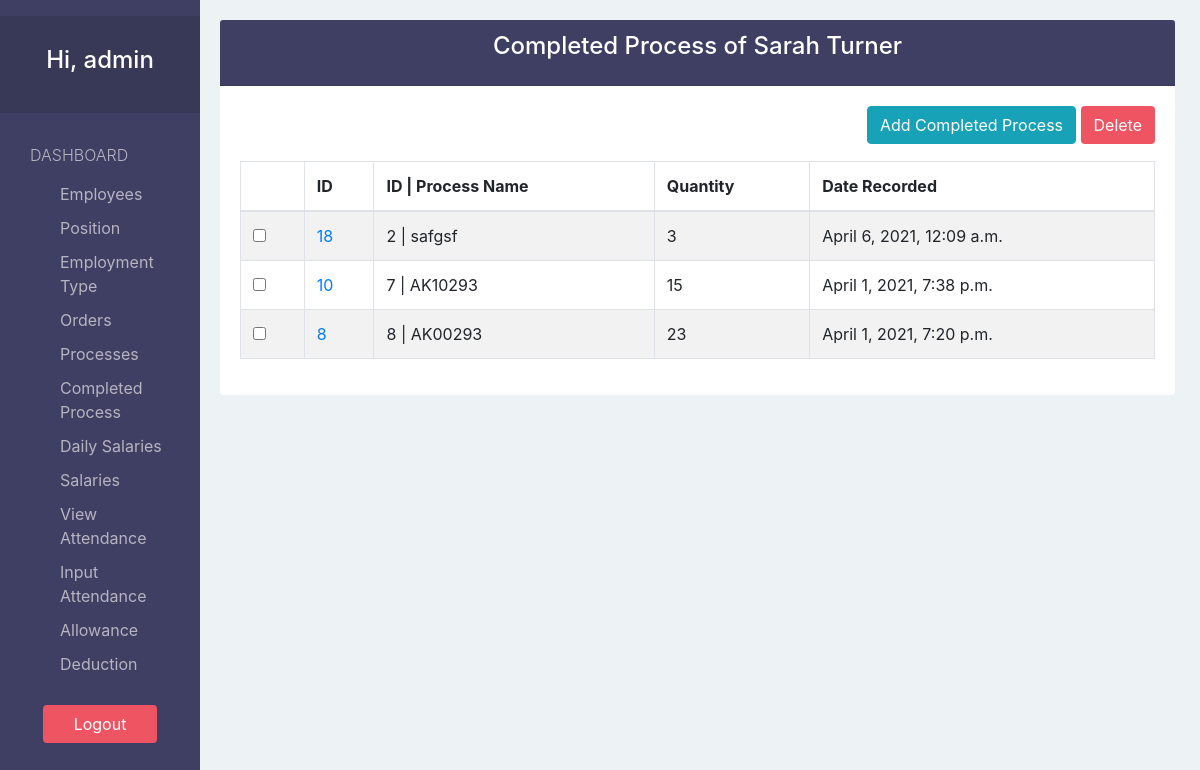
Screenshot of /payrollApp/completedProcess/employee/5/ (signed in) with the database file from the repository.
### payrollApp/models.py (models this page shows, shortened)
class Employee(models.Model):
  firstName      = models.CharField(max_length=30)
  lastName       = models.CharField(max_length=30, blank=True, null=True)
  phoneNumber    = models.CharField(max_length=15, blank=True, null=True)
  email          = models.CharField(max_length=100, blank=True, null=True)
  address        = models.CharField(max_length=200, blank=True, null=True)
  positionID     = models.ForeignKey('Position', default=None, null=True, on_delete=models.SET_DEFAULT, blank=True)
  employmentTypeID = models.ForeignKey('EmploymentType', default=None, null=True, on_delete=models.SET_DEFAULT, blank=True)
  hireDate       = models.DateTimeField(auto_now_add=True)
  terminationDate= models.DateTimeField(blank=True, null=True)
  notes          = models.TextField(blank=True, null=True)
  def __str__(self):
    if self.lastName:
      return str(self.id)+" | "+self.firstName.capitalize()+" "+self.lastName.capitalize()
    else:
      return str(self.id)+" | "+self.firstName.capitalize()

class CompletedProcess(models.Model):
  processID     = models.ForeignKey('Process', default=None, null=True, on_delete=models.SET_DEFAULT)
  employeeID    = models.ForeignKey('Employee', default=None, null=True, on_delete=models.SET_DEFAULT)
  quantity      = models.PositiveIntegerField(validators=[MinValueValidator(1, message="Quantity can't be less than 1")])
  dateRecorded  = models.DateTimeField(auto_now_add=True)

class Process(models.Model):
  orderID     = models.ForeignKey('Order', default=None, null=True, on_delete=models.SET_DEFAULT)
  name        = models.CharField(max_length=200)
  price       = models.DecimalField(decimal_places=2, max_digits=100, validators=[MinValueValidator(0, message="Price can't be less than 0")])
  quantity    = models.PositiveIntegerField()
  description = models.TextField(blank=True, null=True)
  def __str__(self):
    return str(self.id)+" | "+self.name

### payrollApp/views.py (the view)
# urls.py: path('completedProcess/employee/<employee_id>/', views.completedProcess_of_employee_view, name="completedProcess-of-employee"),
@login_required(login_url='login')
def completedProcess_of_employee_view(request, employee_id):
  employee = Employee.objects.get(id=employee_id)
  completedProcesses = CompletedProcess.objects.filter(employeeID=employee_id).order_by('-dateRecorded')
  if completedProcesses:
    flag=True
  else:
    flag=False
  myFilter = CompletedProcessOfEmployeeFilter(request.GET, queryset=completedProcesses)
  completedProcesses = myFilter.qs
  context = {
    'completedProcesses':completedProcesses,
    'flags':flag,
    'employee':employee,
    'myFilter': myFilter
  }
  return render(request, "completedProcess/completedProcess_of_employee.html", context)

### payrollApp/templates/completedProcess/completedProcess_of_employee.html
{% extends 'view_base.html' %}
{% load static %}
{% load humanize %}
{% block viewTitle %}Completed Process of {{ employee.firstName|capfirst }} {% if employee.lastName %}{{ employee.lastName|capfirst }}{% endif %}{% endblock %}
{% block addBtn %}
  <a href="{% url 'create-completedProcess-employee' employee.id %}?next={{ request.path }}" class="btn btn-info">Add Completed Process</a>
{% endblock %}
{% block columns %}
  {% if flags %}
    {% block form %}
      <form action="{% url 'delete-completedProcess'%}?next={{ request.path }}" method="POST">{% csrf_token %}
    {% endblock %}
    <th></th>
    <th>ID</th>
    <th>ID | Process Name</th>
    <th>Quantity</th>
    <th>Date Recorded</th>
  {% endif %}
{% endblock %}
{% block tbodyContent %}
  {% if not flags %}
    <h3>No Completed Process</h3>
    {% else %}
      {% for completedProcess in completedProcesses %}
        <tr>
          <td><input type="checkbox" name="selected" value="{{ completedProcess.id }}"></td>
          <td scope="row"><a href="{% url 'edit-completedProcess' completedProcess.id %}?next={{ request.path }}">{{ completedProcess.id }}</a></td>
          <td>{{ completedProcess.processID }}</td>
          <td>{{ completedProcess.quantity|intcomma }}</td>
          <td>{{ completedProcess.dateRecorded  }}</td>
        </tr>
      {% endfor %}
  {% endif %}
{% endblock %}

### payrollApp/templates/sidebar.html (shortened to what this page needs)
{% url 'employee' as employee_url %}
{% url 'position' as position_url %}
{% url 'employmentType' as employmentType_url %}
{% url 'order' as order_url %}
{% url 'process' as process_url %}
{% url 'completedProcess' as completedProcess_url %}
{% url 'dailySalary' as dailySalary_url %}
{% url 'inputDate-salary' as inputDateSalary_url %}
{% url 'inputDate-attendance' as inputDateAttendance_url %}
{% url 'attendance' as attendance_url %}
  <div>
    <nav class="navbar navbar-dark navbar-expand-sm">
    </nav>
    <div class="collapse" id="navbarToggleExternalContent">
      <div class="navbar-nav">
        <div class="text-center text-white sidebarHeader">
          <h4>Hi, {{ request.user.username }}</h4>
        </div>
        <div class="list-group">
          <span class="text-uppercase">Dashboard</span>
          <a href="{% url 'employee' %}" class="list-group-item {% if request.path == employee_url %}  active {% endif %}">Employees</a>
          <a href="{% url 'position' %}" class="list-group-item {% if request.path == position_url %} active {% endif %}">Position</a>
          <a href="{% url 'employmentType' %}" class="list-group-item {% if request.path == employmentType_url %} active {% endif %}">Employment Type</a>
          <a href="{% url 'order' %}"
            class="list-group-item {% if request.path == order_url %} active {% endif %}">Orders
          </a>
          <a href="{% url 'process' %}" class="list-group-item {% if request.path == process_url %} active {% endif %}">Processes</a>
          <a href="{% url 'completedProcess' %}" class="list-group-item {% if request.path == completedProcess_url %} active {% endif %}">Completed Process</a>
          <a href="{% url 'dailySalary' %}" class="list-group-item {% if request.path == dailySalary_url %} active {% endif %}">Daily Salaries</a>
          <a href="{% url 'inputDate-salary' %}" class="list-group-item {% if request.path == inputDateSalary_url %} active {% endif %}">Salaries</a>
          <a href="{% url 'attendance' %}" class="list-group-item {% if request.path == attendance_url %} active {% endif %}">View Attendance</a>
          <a href="{% url 'inputDate-attendance' %}" class="list-group-item {% if request.path == inputDateAttendance_url %} active {% endif %}">Input Attendance</a>
          <a href="{% url 'allowance' %}" class="list-group-item {% if request.path == allowance_url %} active {% endif %}">Allowance</a>
          <a href="{% url 'deduction' %}" class="list-group-item {% if request.path == deduction_url %} active {% endif %}">Deduction</a>
        </div>
        <div class="text-center m-4">
          <a href="{% url 'logout' %}" class="btn btn-pink">Logout</a>
        </div>
      </div>
    </div>
  </div>

### payrollApp/static/css/style.css (style rules this page uses)
body { padding-top: 20px; background-color: #EDF2F5; overflow: auto; }
.text-white { color:white; }
.btn-pink { color: white; background-color: #EE5462; }
.sidebarHeader { padding: 30px 10px; font-weight: bold; font-size: 15px; background-color: #383957; }
.sidebar .list-group { padding: 0; background-color: #3F3F63; }
.sidebar .list-group > span { color: #B6B4C1; display: block; margin-top: 20px; padding: 10px 30px; font-size: 16px; font-weight: 300; }
.sidebar .list-group .list-group-item, .sidebar .list-group .list-group-item:focus { background-color: #3F3F63; color: #B6B4C1; border: 0; padding-left: 60px; padding-right: 30px; padding-top: 5px; padding-bottom: 5px; }
.sidebar > div:last-child .btn { width: 75%; }
.table > thead > tr > th, .table > thead > tr >td { vertical-align: middle; }
@media only screen and (min-width: 576px) { .collapse:not(.show) { display: block !important; } }

### rows the page displays
Employee: firstName "Sarah", lastName "Turner"
CompletedProcess: id "18", processID "2 | safgsf", quantity "3", dateRecorded "April 6, 2021, 12:09 a.m."
CompletedProcess: id "10", processID "7 | AK10293", quantity "15", dateRecorded "April 1, 2021, 7:38 p.m."
CompletedProcess: id "8", processID "8 | AK00293", quantity "23", dateRecorded "April 1, 2021, 7:20 p.m."

### other values shown
{{ request.user.username }} "admin"
